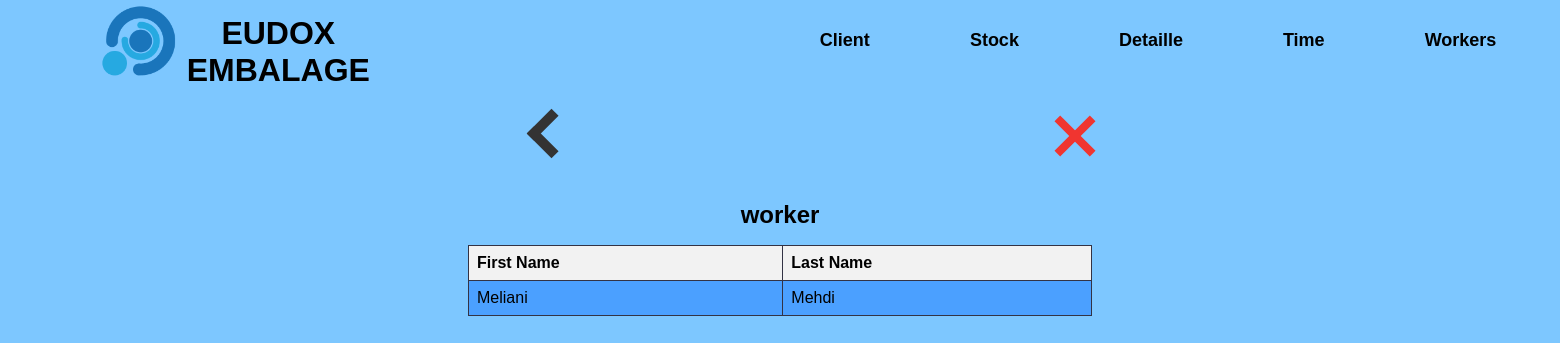
The app's page /work/view, older data.
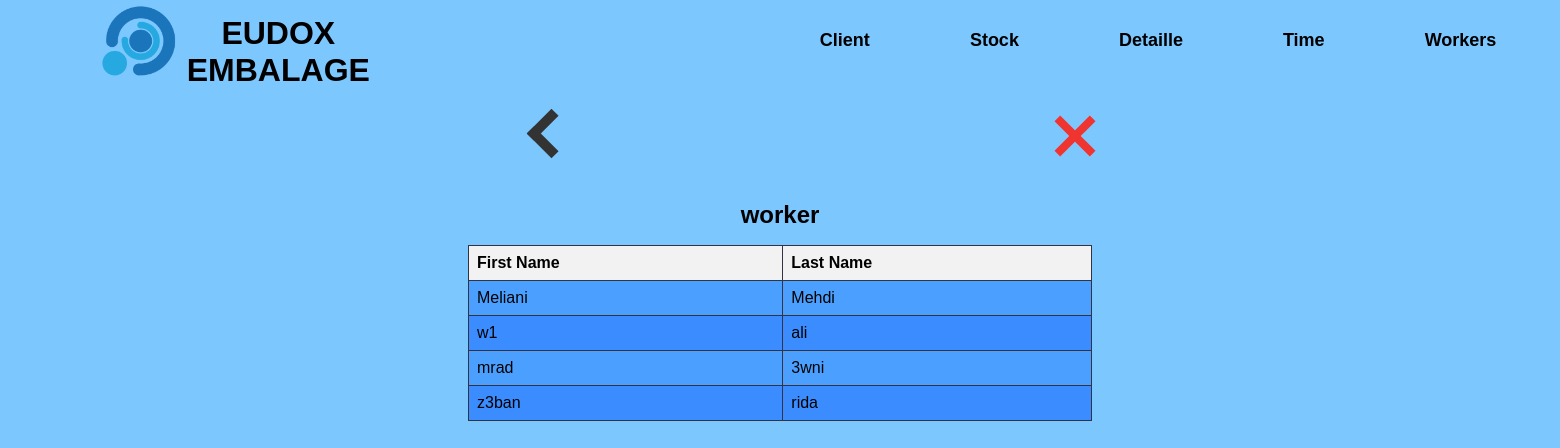
The same page, newer data.
### tables this page shows
CREATE TABLE worker (
        id INTEGER PRIMARY KEY AUTOINCREMENT,
        first_name TEXT NOT NULL,
        last_name TEXT NOT NULL
    );

### app.py (the view)
@app.route('/work/view')
def view_worker():
    conn = sqlite3.connect('form_data.db')
    cursor = conn.cursor()
    cursor.execute('SELECT first_name, last_name FROM worker')
    data_f = cursor.fetchall()
    workers = []
    for data in data_f:
        worker = {
            'first_name': data[0],
            'last_name': data[1]
        }
        workers.append(worker)
    conn.close()
    return render_template('w_view.html', workers=workers)

### templates/w_view.html (shortened to what this page needs)
{% extends 'main.html' %}
{% block top %}
<a href="/work" id="back"><div class="thick-arrow-left"></div></a>
<a href="/main" id="aclose"><div class="close"></div></a>
{% endblock %}
{% block bot %}
  <h2>worker</h2>
  <table>
    <thead>
      <tr>
        <th>First Name</th>
        <th>Last Name</th>
      </tr>
    </thead>
  <tbody>
      {% for worker in workers %}
      <tr onclick="window.location='';" style="cursor: pointer;">
        <td>{{ worker.first_name }}</td>
        <td>{{ worker.last_name }}</td>
      </tr>
      {% endfor %}
    </tbody>
  </table>
  <br>
{% endblock %}

### templates/main.html (shortened to what this page needs)
<!DOCTYPE html>
<html>
  <head>
    <link rel="stylesheet" type="text/css" href="{{ url_for('static', filename='css/style.css') }}">
  </head>
  <body>
    <div class="bg">
      <div class="hd">
        <img class="logo" src="{{ url_for('static', filename='assets/lll.png') }}" onclick="goToHomePage()" style="cursor: pointer;"/>
        <h1 class="fn" onclick="goToHomePage()" style="cursor: pointer;">EUDOX EMBALAGE</h1>
        <ul class="nav">
          <li><a href="/client">Client</a></li>
          <li><a href="/stock">Stock</a></li>
          <li><a href="/detail">Detaille</a></li>
          <li><a href="/time">Time</a></li>
          <li><a href="/work">Workers</a></li>
        </ul>
      </div>
        <div class="display_frame">
          <div class="top_side">
            {% block top %}{% endblock %}
          </div>
          <div class="bot_side">
            {% block bot %}{% endblock %}
          </div>
        </div>
    </div>
  </body>
</html>

### static/css/style.css (style rules this page uses)
body, h1, h2, h3, p, ul, li { margin: 0; padding: 0; }
body { font-family: Arial, sans-serif; background-color: #7dc7ff; }
.bg { background-size: cover; background-repeat: no-repeat; height: 100vh; }
.hd { background: #7dc7ff; width: 100%; height: 81px; display: flex; text-align: center; }
.logo { padding-top: 4px; margin-left: 100px; margin-right: 10px; height: 75px; width: 80px; }
.fn { text-align: center; padding-top: 15px; font-family: sans-serif; width: 350px; color: #000; transition: 0.3s ease-out; }
.nav { margin-left: 400px; margin-right: 10px; display: flex; justify-content: center; align-items: center; }
.nav li { list-style: none; margin-left: 50px; margin-right: 50px; font-size:18px; }
.nav li a { text-decoration: none; font-family: sans-serif; font-weight: bold; color: #000; transition: 0.3s ease-out; }
.display_frame { background-size: cover; text-align: center; width: 100%; }
a { color: inherit; text-decoration: none; }
.top_side { display: flex; height: 120px; width: 100%; }
#aclose { margin-left: 28vw; }
.thick-arrow-left { margin: 35px; width: 25px; height: 25px; border: 10px solid #333; border-left: 0; border-top: 0; transform: rotate(135deg); }
#back { margin-left: 32vw; }
.close { margin: 30px; background: #f03530; height: 50px; position: relative; width: 8px; transform: rotate(45deg); }
.close:after { background: #f03530; content: ""; height: 8px; left: -21px; position: absolute; top: 21px; width: 50px; }

### templates/w_view.html (style rules this page uses)
table { border-collapse: collapse; width: 40%; margin: 30%; margin-top: 1%; }
th, td { border: 1px solid #333344; padding: 8px; text-align: left; }
th { background-color: #f2f2f2; }
tr:nth-child(even) td { background-color: #3a8cff; }
tr:nth-child(odd) td { background-color: #4ba0ff; }

Row changes from the older to the newer data that the page shows:
added worker: first_name "w1", last_name "ali"
added worker: first_name "mrad", last_name "3wni"
added worker: first_name "z3ban", last_name "rida"
